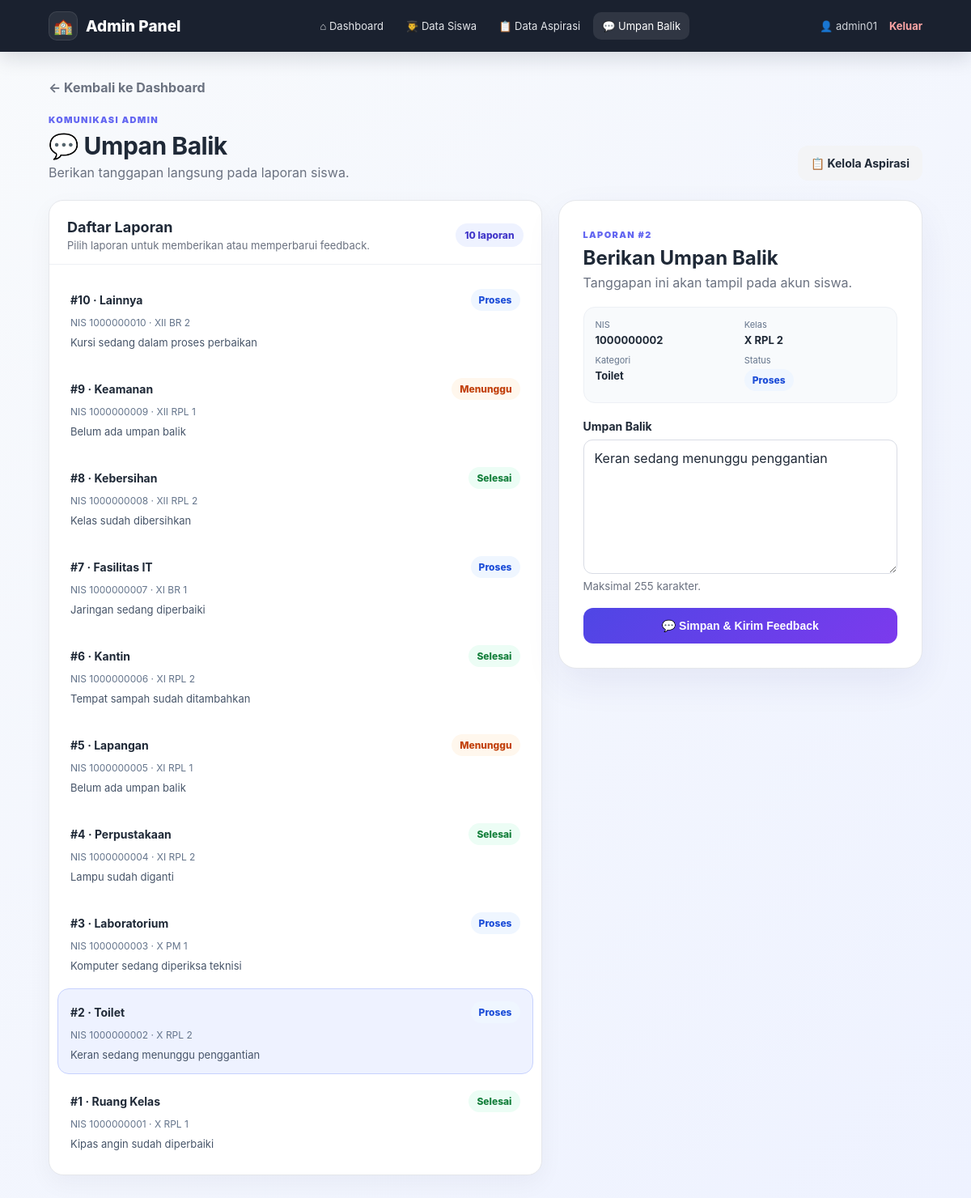
/VIEW/ADMIN/UmpanBalik.php?id=2 (signed in), run on the app's committed database.
### tables this page shows
CREATE TABLE `aspirasi` (
  `id_aspirasi` int(5) NOT NULL,
  `nis` int(10) NOT NULL,
  `id_admin` int(5) DEFAULT NULL,
  `status` enum('Menunggu','Proses','Selesai') NOT NULL DEFAULT 'Menunggu',
  `id_kategori` int(5) NOT NULL,
  `feedback` varchar(255) DEFAULT NULL,
  `foto` varchar(255) DEFAULT NULL,
  `keterangan` text DEFAULT NULL
);

CREATE TABLE `kategori` (
  `id_kategori` int(5) NOT NULL,
  `ket_kategori` varchar(30) NOT NULL
);

CREATE TABLE `siswa` (
  `nis` int(10) NOT NULL,
  `kelas` varchar(10) NOT NULL
);

### MODEL/config.php (called while the page is built)
<?php
return [
    'host' => 'localhost',
    'username' => 'root',
    'password' => '',
    'database' => 'sarpras',
    'charset' => 'utf8mb4',
];

### MODEL/m_koneksi.php (called while the page is built, shortened)
<?php
class Koneksi
{
    public function __construct()
    {
        $config = require __DIR__ . '/config.php';
        $host = (string) ($config['host'] ?? 'localhost');
        $username = (string) ($config['username'] ?? 'root');
        $password = (string) ($config['password'] ?? '');
        $database = (string) ($config['database'] ?? 'sarpras');
        $port = isset($config['port']) ? (int) $config['port'] : 3306;
        $db = @new mysqli($host, $username, $password, $database, $port);
        $charset = (string) ($config['charset'] ?? 'utf8mb4');
        $this->koneksi = $db;
    }
}

### MODEL/m_umpanbalik.php (called while the page is built, shortened)
<?php
require_once __DIR__.'/m_koneksi.php';
class UmpanBalik {
    private mysqli $db;
    public function __construct(){
        $this->db = (new Koneksi())->koneksi;
    }
    public function getAll(): array {
        $sql = "SELECT a.id_aspirasi, a.nis, s.kelas, a.status, k.ket_kategori,
                       a.feedback, a.id_admin, ad.username
                FROM aspirasi a
                JOIN siswa s ON a.nis = s.nis
                JOIN kategori k ON a.id_kategori = k.id_kategori
                LEFT JOIN admin ad ON a.id_admin = ad.id_admin
                ORDER BY a.id_aspirasi DESC";
        $r = $this->db->query($sql);
        return $r ? $r->fetch_all(MYSQLI_ASSOC) : [];
    }
    public function getById(int $id): ?array {
        $s = $this->db->prepare("SELECT a.id_aspirasi, a.nis, s.kelas, a.status,
                                        k.ket_kategori, a.feedback, a.id_admin, ad.username
                                 FROM aspirasi a
                                 JOIN siswa s ON a.nis = s.nis
                                 JOIN kategori k ON a.id_kategori = k.id_kategori
                                 LEFT JOIN admin ad ON a.id_admin = ad.id_admin
                                 WHERE a.id_aspirasi = ? LIMIT 1");
        $s->bind_param('i', $id);
        $s->execute();
        return $s->get_result()->fetch_assoc() ?: null;
    }
}

### VIEW/ADMIN/UmpanBalik.php (the view, shortened to what this page needs)
<?php
require_once '../../MODEL/m_umpanbalik.php';
$m = new UmpanBalik();
$data = $m->getAll();
$selectedId = (int)($_GET['id'] ?? 0);
$selected = $selectedId > 0 ? $m->getById($selectedId) : null;
?>
<!doctype html>
<html lang="id">
<head>
<link rel="stylesheet" href="../../ASSETS/modern.css">
</head>
<body>
<nav class="navbar">
    <a class="nav-brand" href="v_dasbord_admin.php"><span class="brand-icon">🏫</span><span>Admin Panel</span></a>
    <ul class="nav-menu">
        <li><a href="v_dasbord_admin.php">⌂ Dashboard</a></li>
        <li><a href="v_DaftarSiswa.php">👨‍🎓 Data Siswa</a></li>
        <li><a href="v_DataAspirasi.php">📋 Data Aspirasi</a></li>
        <li><a class="active" href="UmpanBalik.php">💬 Umpan Balik</a></li>
    </ul>
    <div class="nav-user">👤 <?=htmlspecialchars($_SESSION['username'] ?? 'Admin')?> <a class="logout-link" href="../../CONTROLLER/c_auth.php?logout=1">Keluar</a></div>
</nav>
<main>
    <a class="back" href="v_dasbord_admin.php">← Kembali ke Dashboard</a>
    <div class="page-head">
        <div>
            <span class="eyebrow">KOMUNIKASI ADMIN</span>
            <h1>💬 Umpan Balik</h1>
            <p>Berikan tanggapan langsung pada laporan siswa.</p>
        </div>
        <a class="btn btn-light" href="v_DataAspirasi.php">📋 Kelola Aspirasi</a>
    </div>
    <div class="feedback-layout">
        <section class="table-card">
            <div class="section-head">
                <div><h2>Daftar Laporan</h2><p>Pilih laporan untuk memberikan atau memperbarui feedback.</p></div>
                <span class="count-pill"><?=count($data)?> laporan</span>
            </div>
            <div class="feedback-list">
                <?php foreach ($data as $r): ?>
                    <a class="feedback-item <?=$selectedId === (int)$r['id_aspirasi'] ? 'selected' : ''?>" href="?id=<?=$r['id_aspirasi']?>">
                        <div class="feedback-top">
                            <strong>#<?=$r['id_aspirasi']?> · <?=htmlspecialchars($r['ket_kategori'])?></strong>
                            <span class="badge <?=strtolower($r['status'])==='proses'?'badge-proses':(strtolower($r['status'])==='selesai'?'badge-selesai':'badge-menunggu')?>"><?=htmlspecialchars($r['status'])?></span>
                        </div>
                        <div class="feedback-meta">NIS <?=htmlspecialchars($r['nis'])?> · <?=htmlspecialchars($r['kelas'])?></div>
                        <div class="feedback-preview"><?=htmlspecialchars($r['feedback'] ?: 'Belum ada umpan balik')?></div>
                    </a>
                <?php endforeach; ?>
            </div>
        </section>
        <section class="form-card feedback-form-card">
            <?php if ($selected): ?>
                <span class="eyebrow">LAPORAN #<?=$selected['id_aspirasi']?></span>
                <h2>Berikan Umpan Balik</h2>
                <p class="sub">Tanggapan ini akan tampil pada akun siswa.</p>
                <div class="report-summary">
                    <div><span>NIS</span><b><?=htmlspecialchars($selected['nis'])?></b></div>
                    <div><span>Kelas</span><b><?=htmlspecialchars($selected['kelas'])?></b></div>
                    <div><span>Kategori</span><b><?=htmlspecialchars($selected['ket_kategori'])?></b></div>
                    <div><span>Status</span><b><span class="badge <?=strtolower($selected['status'])==='proses'?'badge-proses':(strtolower($selected['status'])==='selesai'?'badge-selesai':'badge-menunggu')?>"><?=htmlspecialchars($selected['status'])?></span></b></div>
                </div>
                <form method="post" action="../../CONTROLLER/c_umpanbalik.php">
                    <div class="form-group">
                        <label for="feedback">Umpan Balik</label>
                        <textarea id="feedback" name="feedback" rows="7" maxlength="255" placeholder="Tulis tanggapan untuk siswa..." required><?=htmlspecialchars($selected['feedback'] ?? '')?></textarea>
                        <small>Maksimal 255 karakter.</small>
                    </div>
                    <button class="btn btn-primary feedback-submit" name="simpan_feedback">💬 Simpan & Kirim Feedback</button>
                </form>
            <?php endif; ?>
        </section>
    </div>
</main>
</body>
</html>

### data on the page
aspirasi: id_aspirasi "10", id_kategori.ket_kategori "Lainnya", status "Proses", nis "1000000010", nis.kelas "XII BR 2", feedback "Kursi sedang dalam proses perbaikan"
aspirasi: id_aspirasi "9", id_kategori.ket_kategori "Keamanan", status "Menunggu", nis "1000000009", nis.kelas "XII RPL 1", feedback "Belum ada umpan balik"
aspirasi: id_aspirasi "8", id_kategori.ket_kategori "Kebersihan", status "Selesai", nis "1000000008", nis.kelas "XII RPL 2", feedback "Kelas sudah dibersihkan"
aspirasi: id_aspirasi "7", id_kategori.ket_kategori "Fasilitas IT", status "Proses", nis "1000000007", nis.kelas "XI BR 1", feedback "Jaringan sedang diperbaiki"
aspirasi: id_aspirasi "6", id_kategori.ket_kategori "Kantin", status "Selesai", nis "1000000006", nis.kelas "XI RPL 2", feedback "Tempat sampah sudah ditambahkan"
aspirasi: id_aspirasi "5", id_kategori.ket_kategori "Lapangan", status "Menunggu", nis "1000000005", nis.kelas "XI RPL 1", feedback "Belum ada umpan balik"
aspirasi: id_aspirasi "4", id_kategori.ket_kategori "Perpustakaan", status "Selesai", nis "1000000004", nis.kelas "XI RPL 2", feedback "Lampu sudah diganti"
aspirasi: id_aspirasi "3", id_kategori.ket_kategori "Laboratorium", status "Proses", nis "1000000003", nis.kelas "X PM 1", feedback "Komputer sedang diperiksa teknisi"
aspirasi: id_aspirasi "2", id_kategori.ket_kategori "Toilet", status "Proses", nis "1000000002", nis.kelas "X RPL 2", feedback "Keran sedang menunggu penggantian"
aspirasi: id_aspirasi "1", id_kategori.ket_kategori "Ruang Kelas", status "Selesai", nis "1000000001", nis.kelas "X RPL 1", feedback "Kipas angin sudah diperbaiki"

### other printed values
$_SESSION['username'] "admin01"
count($data) "10"
